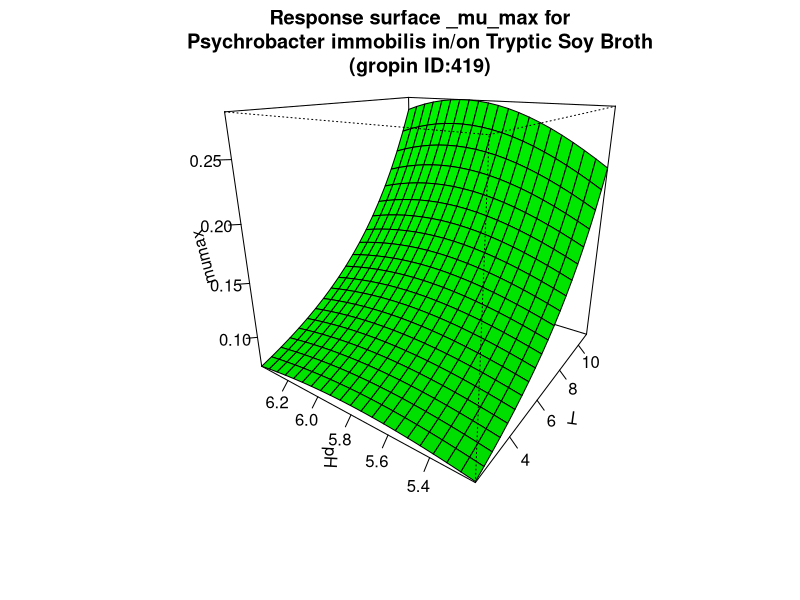

This chart was generated by the following R code:
#############################
# start of Parameter script
#############################
T <- seq(2.002,10.989010989011,length.out=21)
pH <- seq(5.2052,6.39360639360639,length.out=21)
#############################
# end of Parameter script
#############################
############################# 
# start of Model script Gropin ID 419 
#############################
 
# constant coefficients for this model
 
variables <- data.frame(T,pH)
argumentsPar <- unique.data.frame(expand.grid(variables))
 
# heart of the model
response_surface <- function(T,pH) {
   mumax <-exp(-12.65+0.004234*(T^2)-0.3024*(pH^2)+0.01535*T*pH-0.004356*T+3.467*pH)

	return(mumax=mumax)
} 

# output parameters
responseSurface <- cbind(argumentsPar,response_surface(argumentsPar['T'],argumentsPar['pH']))
colnames(responseSurface) <- c(colnames(argumentsPar),'mumax')
#############################
# End of Model script
#############################
############################# 
# start of Visualisation script Gropin ID 419 
#############################
titleText <-'Response surface _mu_max for
Psychrobacter immobilis in/on Tryptic Soy Broth
(gropin ID:419)'
persp(T,pH,matrix(unlist(responseSurface$'mumax'),nrow=21),col = 'green',xlab='T',ylab='pH',zlab='mumax',main=titleText,theta=305,phi=20,shade=0.25,ticktype = 'detailed')
#############################
# End of Visualisation script
#############################
